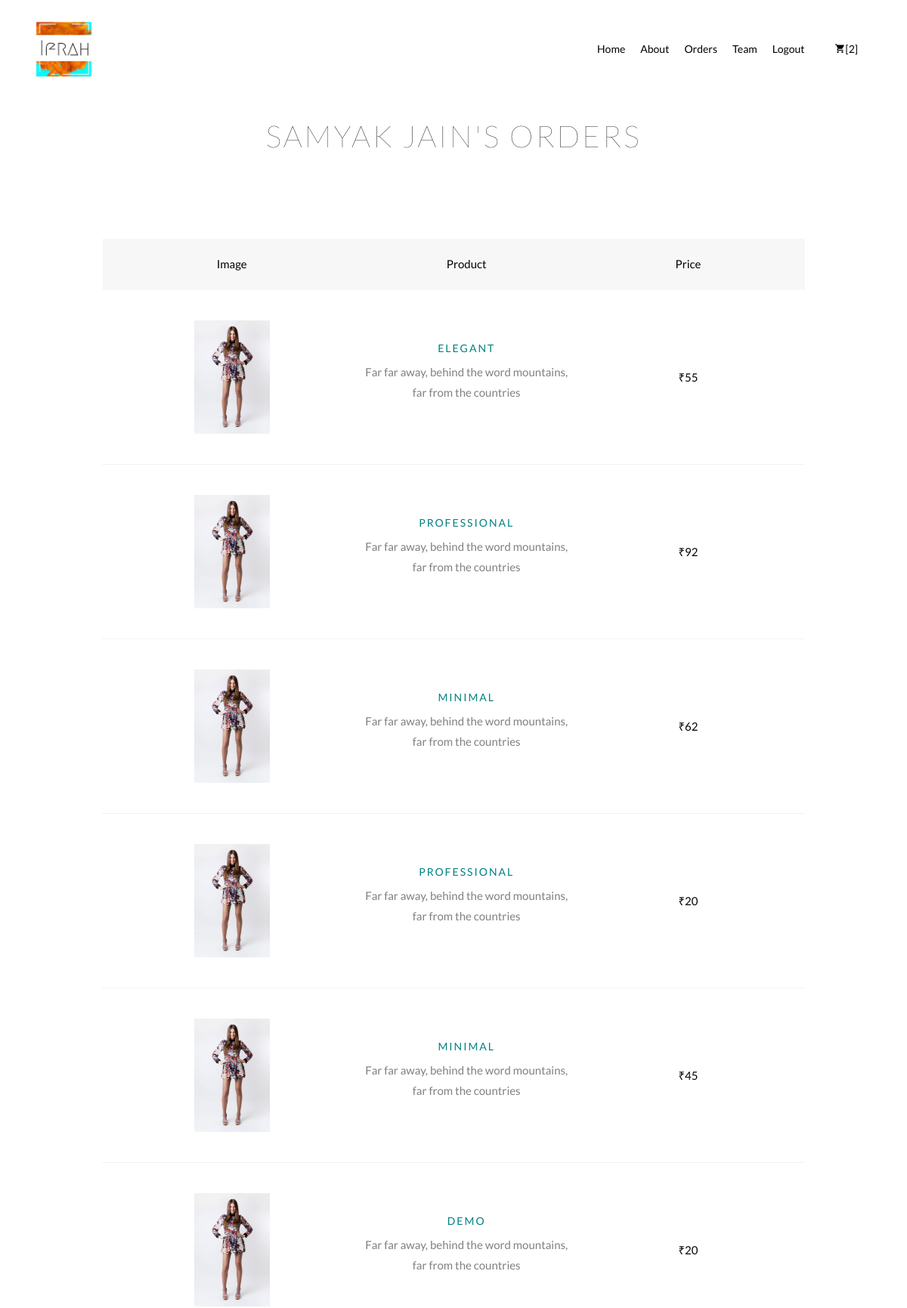
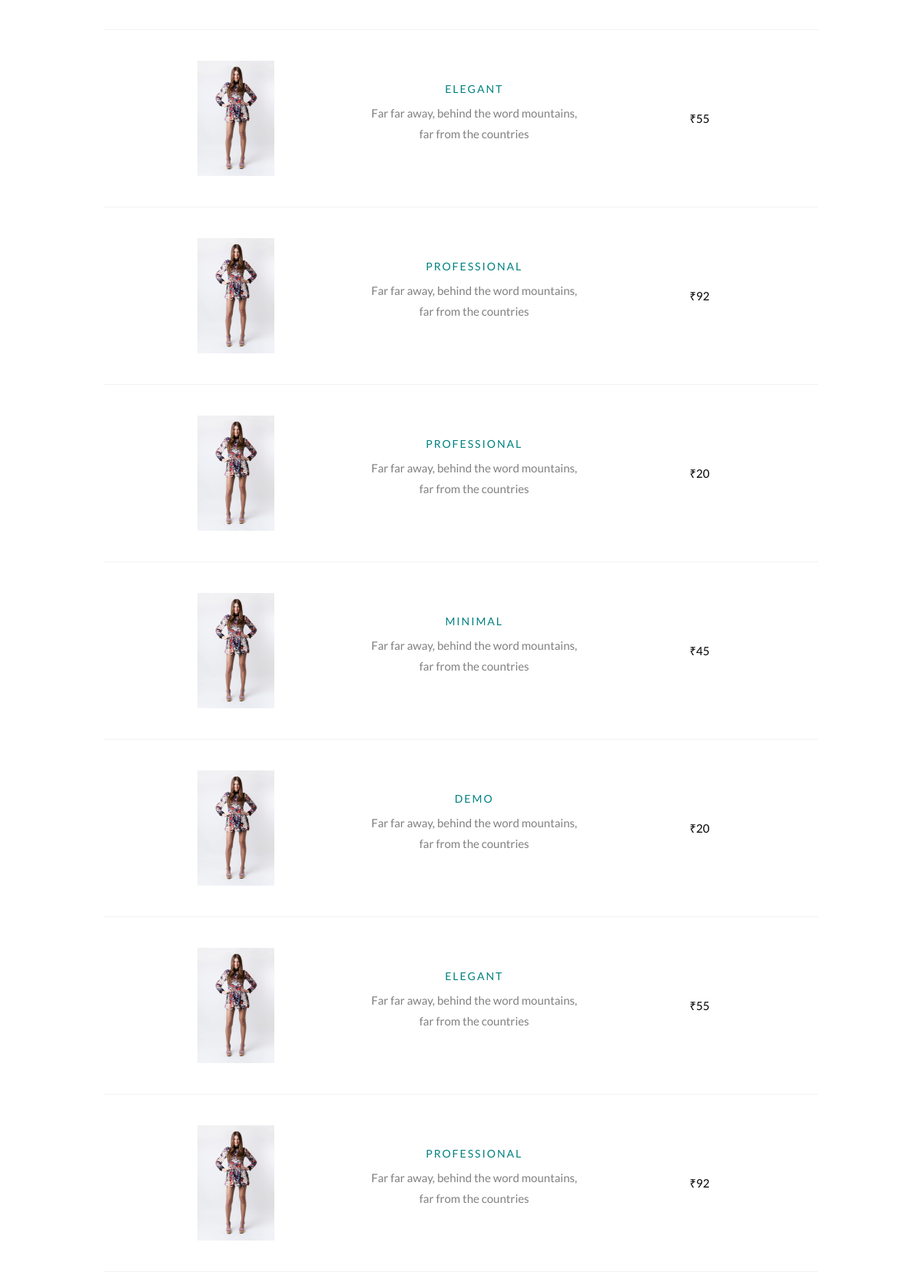
/gallery/viewOrders (signed in, upper part), run on the app's committed database (2 pictures, top to bottom).
### Gallery/models.py (models this page shows, shortened)
class Cart(models.Model):
    user = models.OneToOneField(User,on_delete=models.CASCADE)
    paintings =  models.ManyToManyField(Painting,related_name='c_paintings')

class UserProfile(models.Model):
    name = models.CharField(max_length=264)
    address = models.CharField(max_length=528)
    pincode = models.BigIntegerField()
    city = models.CharField(max_length=264)
    email = models.EmailField()
    user = models.OneToOneField(User,on_delete=models.CASCADE)

class Painting(models.Model):
    category = models.CharField(max_length=264)
    artist = models.CharField(max_length=264)
    price = models.IntegerField()
    height = models.IntegerField()
    width = models.IntegerField()
    medium = models.CharField(max_length=264)
    sold = models.BooleanField(default=False)

### Gallery/views.py (the view)
# urls.py: path('viewOrders',views.ViewOrders.as_view(),name='viewOrders'),
class ViewOrders(APIView):
    @method_decorator(login_required)
    def get(self,request):
        user = request.user
        orders = user.orders.all()
        return render(request,'Gallery/viewOrders.html',{'orders':orders})

### Gallery/templates/Gallery/viewOrders.html (shortened to what this page needs)
{% extends 'Gallery/base.html' %}
{% block content %}
{% if user.orders.all|length != 0 %}
<div style="padding-top:150px;"class="hero-wrap hero-bread" style="background-image: url('images/bg_6.jpg');">
      <div class="container">
        <div class="row no-gutters slider-text align-items-center justify-content-center">
          <div class="col-md-9 ftco-animate text-center">
            <h1 class="mb-0 bread">{{ user.userprofile.name }}'s Orders</h1>
          </div>
        </div>
      </div>
    </div>
		<section style="padding: 0"class="ftco-section ftco-cart">
			<div style="width: 80%"class="container">
				<div class="row">
    			<div class="col-md-12 ftco-animate">
    				<div class="cart-list">
	    				<table class="table">
						    <thead class="thead-primary">
						      <tr class="text-center">
						        <th>Image</th>
						        <th>Product</th>
						        <th>Price</th>
						      </tr>
						    </thead>
						    <tbody>
                  {% for order in orders.all %}
                  {% for painting in order.paintings.all %}
						      <tr class="text-center">
						        <td style="max-width: 50px;" class="image-prod"><div class="img" style="background-image:url(/static/images/product-3.jpg);"></div></td>
						        <td class="product-name">
						        	<h3><a href="{% url 'viewDetails' painting.id %}">{{ painting.category }}</a></h3>
						        	<p>Far far away, behind the word mountains, far from the countries</p>
						        </td>
						        <td class="price">₹{{ painting.price }}</td>
						      </tr>
{% endfor %}
{% endfor %}
						    </tbody>
						  </table>
					  </div>
    			</div>
    		</div>
			</div>
		</section>
    <br>
    <br>
{% endif %}
{% endblock %}

### Gallery/templates/Gallery/base.html (shortened to what this page needs)
{% load static %}
<!DOCTYPE html>
<html lang="en">
  <head>
    <link rel="stylesheet" href="{% static 'css/open-iconic-bootstrap.min.css' %}" >
    <link rel="stylesheet" href="{% static 'css/animate.css' %}" >
    <link rel="stylesheet" href="{% static 'css/owl.carousel.min.css' %}" >
    <link rel="stylesheet" href="{% static 'css/owl.theme.default.min.css' %}" >
    <link rel="stylesheet" href="{% static 'css/magnific-popup.css' %}" >
    <link rel="stylesheet" href="{% static 'css/aos.css' %}" >
    <link rel="stylesheet" href="{% static 'css/ionicons.min.css' %}" >
    <link rel="stylesheet" href="{% static 'css/bootstrap-datepicker.css' %}" >
    <link rel="stylesheet" href="{% static 'css/jquery.timepicker.css' %}" >
    <link rel="stylesheet" href="{% static 'css/flaticon.css' %}" >
    <link rel="stylesheet" href="{% static 'css/icomoon.css' %}" >
    <link rel="stylesheet" href="{% static 'css/style.css' %}" >
  </head>
  <body>
    <nav style="margin-bottom: 50px;"class="navbar navbar-expand-lg navbar-dark ftco_navbar bg-dark ftco-navbar-light" id="ftco-navbar">
	    <div class="container">
	      <a class="navbar-brand" href="{% url 'home' %}"><img width="80px" height=" 80px"src="{% static 'images/Ifrah.jpeg' %}"></a>
	      <div class="collapse navbar-collapse" id="ftco-nav">
	        <ul class="navbar-nav ml-auto">
	          <li class="nav-item active"><a href="{% url 'home' %}" class="nav-link">Home</a></li>
            <li class="nav-item active"><a href="{% url 'about' %}" class="nav-link">About</a></li>
            <li class="nav-item active"><a href="{% url 'viewOrders' %}" class="nav-link">Orders</a></li>
            <li class="nav-item active"><a href="{% url 'team' %}" class="nav-link">Team</a></li>
            <li class="nav-item active"><a href="{% url 'logout' %}" class="nav-link">Logout</a></li>
	          <li class="nav-item cta cta-colored"><a style="padding-left:20px;border-radius: 20px;" href="{% url 'checkout' %}" class="nav-link"><span class="icon-shopping_cart"></span>[{{ user.cart.paintings.all | length }}]</a></li>
	        </ul>
	      </div>
	    </div>
	  </nav>
    {% block content %}{% endblock content %}
    </body>
  </html>

### Ifrah/static/css/icomoon.css (style rules this page uses)
[class^="icon-"], [class*=" icon-"] { font-family: 'icomoon' !important; speak: none; font-style: normal; font-weight: normal; font-variant: normal; text-transform: none; line-height: 1; -webkit-font-smoothing: antialiased; -moz-osx-font-smoothing: grayscale; }
.icon-shopping_cart:before { content: "\e8cc"; }

### data on the page
Painting: category "ELEGANT", price "55"
Painting: category "PROFESSIONAL", price "92"
Painting: category "MINIMAL", price "62"
Painting: category "PROFESSIONAL", price "20"
Painting: category "MINIMAL", price "45"
Painting: category "DEMO", price "20"

### other printed values
{{ user.cart.paintings.all | length }} "2"
{{ user.userprofile.name }} "SAMYAK JAIN"
